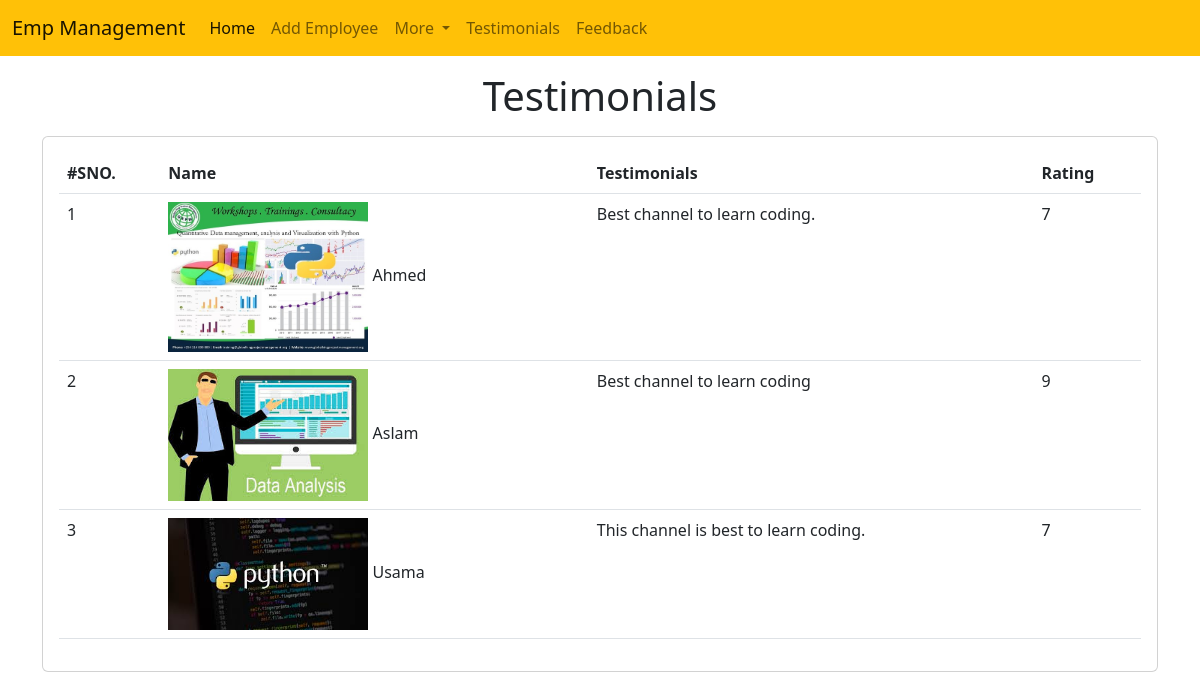
Page /emp/testimonials/ on the committed database.
### emp/models.py (models this page shows, shortened)
class Testimonial(models.Model):
    name=models.CharField(max_length=200)
    testimonial=models.TextField()
    picture=models.ImageField(upload_to="testimonials/")
    rating=models.IntegerField(max_length=1)

### emp/views.py (the view)
# urls.py: path("testimonials/",testimonials),
def testimonials(request):
    testi = Testimonial.objects.all()
    return render(request, "emp/testimonials.html",{"testi":testi})

### templates/emp/testimonials.html (shortened to what this page needs)
<!doctype html>
<html lang="en">
  <head>
    <link href="https://cdn.jsdelivr.net/npm/bootstrap@5.2.3/dist/css/bootstrap.min.css" rel="stylesheet">
  </head>
  <body>
    {% include 'emp/navbar.html' %}
    <h1 class="text-center my-3">Testimonials</h1>
    <div class="container">
      <div class="row">
        <div class="col-md-12">
            <div class="card">
                <div class="card-body">
                    <table class="table">
                        <thead>
                            <tr>
                                <th>#SNO.</th>
                                <th>Name</th>
                                <th>Testimonials</th>
                                <th>Rating</th>
                            </tr>
                        </thead>
                         <tbody>
                            {% for t in testi %}
                           <tr>
                            <td>
                                {{forloop.counter}}
                            </td>
                            <td>
                                <img style="max-width: 200px" src="/media/{{t.picture}}" alt="">
                                {{t.name}}
                            </td>
                            <td>
                                {{t.testimonial}}
                            </td>
                            <td>
                                {{t.rating}}
                            </td>
                           </tr>
                           {% endfor %}
                         </tbody>
                    </table>
                    </div>
                </div>
            </div>
        </div>
     </div>
  </body>
</html>

### templates/emp/navbar.html (shortened to what this page needs)
<nav class="navbar navbar-expand-lg bg-warning">
    <div class="container-fluid">
      <a class="navbar-brand" href="#">Emp Management</a>
      <div class="collapse navbar-collapse" id="navbarSupportedContent">
        <ul class="navbar-nav me-auto mb-2 mb-lg-0">
          <li class="nav-item">
            <a class="nav-link active" aria-current="page" href="/emp/home/">Home</a>
          </li>
          <li class="nav-item">
            <a class="nav-link" href="/emp/add-emp/">Add Employee</a>
          </li>
          <li class="nav-item dropdown">
            <a class="nav-link dropdown-toggle" href="#" role="button" data-bs-toggle="dropdown" aria-expanded="false">
              More
            </a>
          </li>
          <li class="nav-item">
            <a class="nav-link" href="/emp/testimonials/">Testimonials</a>
          </li>
          <li class="nav-item">
            <a class="nav-link" href="/emp/feedback/">Feedback</a>
          </li>
        </ul>
      </div>
    </div>
  </nav>

### rows in the picture
Testimonial: picture (picture), name "Ahmed", testimonial "Best channel to learn coding.", rating "7"
Testimonial: picture (picture), name "Aslam", testimonial "Best channel to learn coding", rating "9"
Testimonial: picture (picture), name "Usama", testimonial "This channel is best to learn coding.", rating "7"
